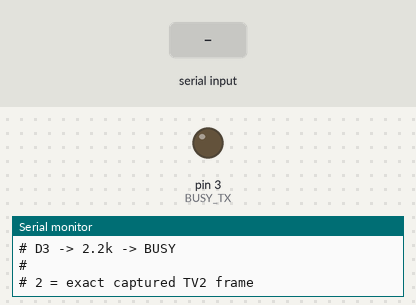
Bench run of a sketch on a simulated Arduino Uno, built with avr-gcc and run on an emulated ATmega328P. Parts: output pins drawn as LEDs (lit = HIGH), the last lines printed to the serial monitor. The inputs (shaded band) are chosen by the test bench.

Above: at 1.2 s.
1.3 s: "2\n" received over Serial
At 1.36 s:
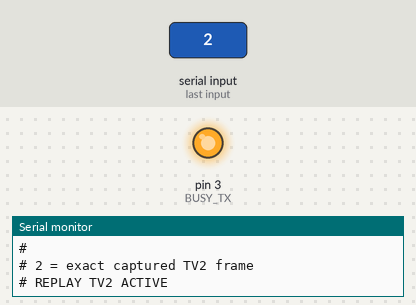
2.9 s: byte 106 ('j') received over Serial
4.4 s: "1\n" received over Serial
Timing chart, 0 to 7.4 s (numbered marks = the images above; inputs shaded):
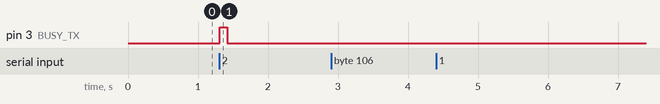

The sketch:

xs-tx-ex.ino
```cpp
/*
  Kenwood XS experiment
  Exact captured TV2 waveform + actively driven HIGH/LOW

  TX:
    D2 -> 2.2k -> DATA / SDAT
    D3 -> 2.2k -> BUSY / CTRL

  Serial:
    2 = replay exact captured TV2 frame

  During frame:
    HIGH = OUTPUT HIGH
    LOW  = OUTPUT LOW

  After frame:
    both pins = INPUT / high-Z
*/

const uint8_t DATA_TX = 2;
const uint8_t BUSY_TX = 3;


// -----------------------------------------------------------------------------
// Exact TV2 capture
//
// Original:
//
// 31093056,0,1
// 31094212,1,1
// 31103892,0,1
// 31113576,1,1
// 31118552,0,1
// 31123304,1,1
// 31128280,0,1
// 31133024,1,1
// 31137988,0,1
// 31142744,1,1
// 31147716,0,1
// 31157408,1,1
// 31162364,0,1
// 31172048,1,1
// 31176788,0,1
// 31186468,1,1
// 31191432,0,1
// 31196400,1,1
// 31201144,0,1
// 31201848,0,0
//
// Format:
//   DATA, BUSY, duration until next state
// -----------------------------------------------------------------------------

const uint32_t TV2_FRAME[][3] = {

  {0, 1, 1156},
  {1, 1, 9680},

  {0, 1, 9684},
  {1, 1, 4976},

  {0, 1, 4752},
  {1, 1, 4976},

  {0, 1, 4744},
  {1, 1, 4964},

  {0, 1, 4756},
  {1, 1, 4972},

  {0, 1, 9692},
  {1, 1, 4956},

  {0, 1, 9684},
  {1, 1, 4740},

  {0, 1, 9680},
  {1, 1, 4964},

  {0, 1, 4968},
  {1, 1, 4744},

  {0, 1, 704}
};


const size_t TV2_COUNT =
  sizeof(TV2_FRAME) / sizeof(TV2_FRAME[0]);


// -----------------------------------------------------------------------------
// Bus control
// -----------------------------------------------------------------------------

void releaseBus()
{
  pinMode(DATA_TX, INPUT);
  pinMode(BUSY_TX, INPUT);
}


void beginDrivenBus()
{
  /*
    Establish LOW before changing to OUTPUT.

    This avoids briefly driving HIGH when the pin mode changes.
  */

  digitalWrite(DATA_TX, LOW);
  digitalWrite(BUSY_TX, LOW);

  pinMode(DATA_TX, OUTPUT);
  pinMode(BUSY_TX, OUTPUT);
}


void driveData(uint8_t value)
{
  digitalWrite(DATA_TX, value ? HIGH : LOW);
}


void driveBusy(uint8_t value)
{
  digitalWrite(BUSY_TX, value ? HIGH : LOW);
}


// -----------------------------------------------------------------------------
// Exact replay
// -----------------------------------------------------------------------------

void replayTV2()
{
  /*
    Start completely disconnected from the bus.
  */

  releaseBus();

  delay(10);


  /*
    From this point until the end of the frame,
    BOTH pins remain OUTPUT.
  */

  beginDrivenBus();


  for (size_t i = 0; i < TV2_COUNT; ++i) {

    driveData(TV2_FRAME[i][0]);
    driveBusy(TV2_FRAME[i][1]);

    delayMicroseconds(TV2_FRAME[i][2]);
  }


  /*
    Captured final state:

      DATA = LOW
      BUSY = LOW

    Drive that state explicitly before releasing.
  */

  driveData(LOW);
  driveBusy(LOW);

  delayMicroseconds(50);


  /*
    Return ownership of shared bus to Kenwood.
  */

  releaseBus();
}


// -----------------------------------------------------------------------------
// Setup
// -----------------------------------------------------------------------------

void setup()
{
  Serial.begin(115200);

  releaseBus();

  Serial.println();
  Serial.println("# Kenwood XS exact TV2 active-drive test");
  Serial.println("#");
  Serial.println("# D2 -> 2.2k -> DATA");
  Serial.println("# D3 -> 2.2k -> BUSY");
  Serial.println("#");
  Serial.println("# 2 = exact captured TV2 frame");
}


// -----------------------------------------------------------------------------
// Main
// -----------------------------------------------------------------------------

void loop()
{
  if (!Serial.available()) {
    return;
  }

  char c = Serial.read();

  if (c == '\r' || c == '\n') {
    return;
  }


  if (c == '2') {

    Serial.println("# REPLAY TV2 ACTIVE");
    Serial.flush();

    replayTV2();

    Serial.println("# done");
  }


  else if (c == 'j' || c == 'J') {

    Serial.println();
    Serial.println(
      "========== NEXT BUTTON =========="
    );
  }


  else {

    Serial.print("# Unknown command: ");
    Serial.println(c);
  }
}
```

Measured:
- after the input at 1.3 s, pin 3 (BUSY_TX): LOW → HIGH at once, → LOW 0.11 s later
